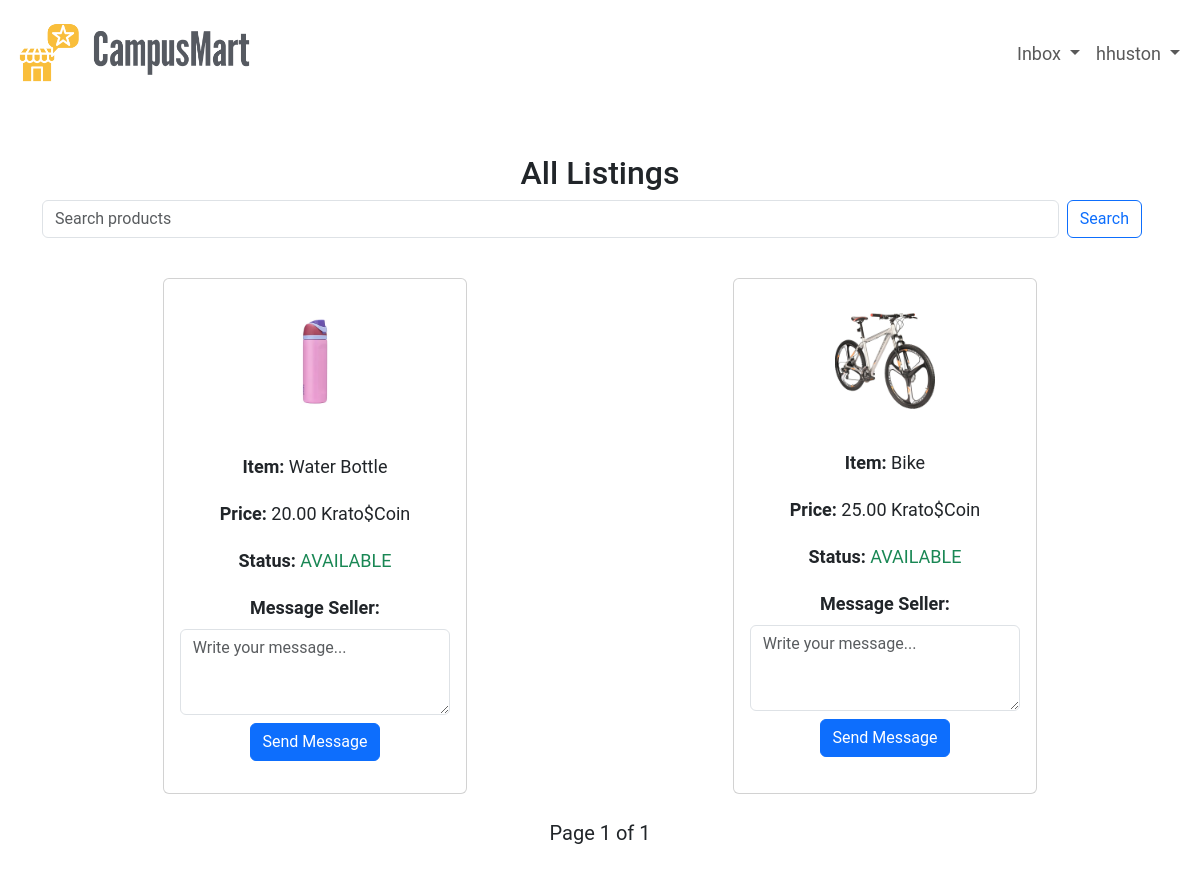
The app's page /CampusMart/listing/all/ (signed in), older data.
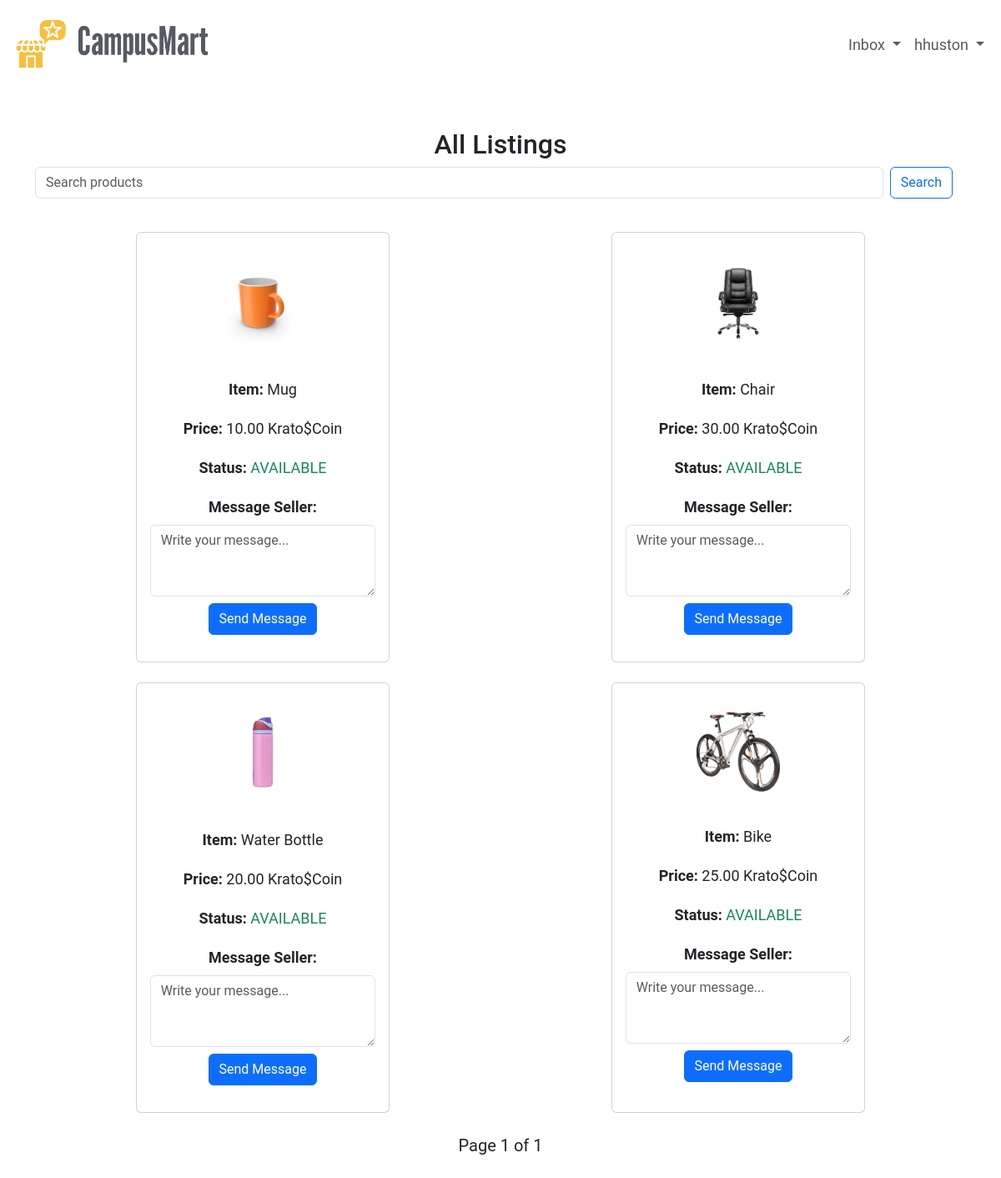
The same page, newer data.
### CampusMart/models.py (models this page shows, shortened)
class ProductImage(models.Model):
    product = models.ForeignKey(Product, on_delete=models.CASCADE, related_name='images')
    image = models.ImageField(upload_to=upload_to)

class Product(models.Model):
    CONDITION_CHOICES = [
        ('NEW', 'New'),
        ('LIKE_NEW', 'Like New'),
        ('USED', 'Used'),
        ('FAIR', 'Fair'),
    ]
    seller = models.ForeignKey(User, on_delete=models.CASCADE)
    post_date = models.DateTimeField(auto_now_add=True)
    title = models.CharField(max_length=100)
    description = models.TextField(max_length=100)
    price = models.DecimalField(max_digits=10, decimal_places=2)
    condition = models.CharField(max_length=10, choices=CONDITION_CHOICES)
    status = models.CharField(max_length=12, choices=[('AVAILABLE', 'Available'), ('UNAVAILABLE', 'Unavailable')], default='AVAILABLE')

### CampusMart/views.py (the view)
# urls.py: path('listing/all/', views.view_all, name='view_all'),
@login_required
def view_all(request):
    listings = Product.objects.filter(status='AVAILABLE').order_by('-post_date')
    p = Paginator(listings, 20)
    page_number = request.GET.get("page")
    page_obj = p.get_page(page_number)
    query = request.GET.get('q')
    if query:
        listings = listings.filter(
            Q(title__icontains=query) | Q(description__icontains=query)
        )
    return render(request, 'CampusMart/view_all.html', {'listings': listings, 'page_obj': page_obj})

### CampusMart/templates/CampusMart/view_all.html (shortened to what this page needs)
<!DOCTYPE html>
<html lang="en">
{% load static %}
<head>
    <link href="https://cdn.jsdelivr.net/npm/bootstrap@5.3.0/dist/css/bootstrap.min.css" rel="stylesheet">
    <link rel="stylesheet" href="{% static 'CampusMart/style.css' %}">
</head>
<body class="d-flex flex-column min-vh-100">
<nav class="navbar navbar-expand-lg">
  <div class="container-fluid">
    <a class="navbar-brand d-flex align-items-center" href="{% url 'CampusMart:index' %}">
      <img src="{% static 'campusmart_logo.png' %}" alt="Logo" style="height: 80px; width: auto;" class="me-2">
    </a>
    <div class="collapse navbar-collapse justify-content-end" id="navbarNavDropdown">
      <ul class="navbar-nav align-items-center">
         <li class="nav-item">
          <a class="nav-link dropdown-toggle" href="#" id="inboxdropdown" role="button" data-bs-toggle="dropdown">
              Inbox
          </a>
        </li>
        <li class="nav-item dropdown">
          <a class="nav-link dropdown-toggle" href="#" id="navbarDropdownMenuLink" role="button" data-bs-toggle="dropdown">
            {{ request.user.username }}
          </a>
        </li>
      </ul>
    </div>
  </div>
</nav>
<div class="container mt-5 text-center">
    <h2>All Listings</h2>
    <form class="d-flex me-3" method="GET" action="{% url 'CampusMart:view_all' %}">
    <input class="form-control me-2" type="search" placeholder="Search products" aria-label="Search" name="q">
    <button class="btn btn-outline-primary" type="submit">Search</button>
    </form>
    {% if listings %}
        <div class="row row-cols-1 row-cols-md-2 g-4 mt-3">
            {% for product in listings %}
            <div class="col d-flex justify-content-center">
              <div class="card h-100">
                        <br>
                        {% if product.images.all %}
                          <div class="d-flex flex-wrap justify-content-center">
                            {% for image in product.images.all %}
                              <img src="{{ image.image.url }}" alt="{{ product.title }}"
                              class="m-1" style="max-width: 100px; height: auto;">
                            {% endfor %}
                            </div>
                        {% else %}
                            <p class="text-muted">No image uploaded</p>
                        {% endif %}
                        <div class="card-body">
                            <p class="card-title"><strong>Item: </strong>{{ product.title }}</p>
                            <p class="card-text"><strong>Price:</strong> {{ product.price }} Krato$Coin </p>
                            <p class="card-text"><strong>Status:</strong>
                                {% if product.status == "AVAILABLE" %}
                                <span class="text-success">{{ product.status }}</span>
                                {% else %}
                                <span class="text-danger">{{ product.status }}</span>
                            {% endif %}</p>
                            {% if request.user != product.seller.auth_user %}
                            <p class="card-title"><strong>Message Seller: </strong></p>
                                    <form method="POST" action="{% url 'CampusMart:messaging' product.id %}">
                                    <textarea name="body" rows="3" placeholder="Write your message..." required class="form-control mb-2"></textarea>
                                    <button type="submit" class="btn btn-primary">Send Message</button>
                                </form>
                            {% endif %}
                        </div>
                    </div>
                </div>
            {% endfor %}
        </div>
    {% else %}
        <p class="text-muted mt-4">There are no listings yet.</p>
    {% endif %}
</div>
<footer class="mt-auto">
  <div class="pagination d-flex justify-content-center my-4">
    <span class="step-links">
        <span class="current">
            Page {{ page_obj.number }} of {{ page_obj.paginator.num_pages }}
        </span>
    </span>
  </div>
</footer>
</body>

### CampusMart/static/CampusMart/style.css (style rules this page uses)
body { font-size: 20px; height: 100%; font-family: 'Roboto', sans-serif; display: flex; flex-direction: column; }
p { font-size: 18px; margin: 20px 40px; }
.navbar .nav-link.dropdown-toggle { font-size: 18px; }

Row changes from the older to the newer data that the page shows:
added Product: title "Mug", price "10.00", status "AVAILABLE"
added ProductImage: image (picture), shown under "Mug"
added Product: title "Chair", price "30.00", status "AVAILABLE"
added ProductImage: image (picture), shown under "Chair"
